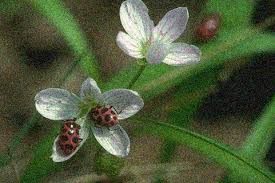
#> input picture assignment7/index.jpg, 275 x 183 px
$ python denoised.py
#> lines starting #> are read from the running program, lines starting #| are printed output that depends on the picture; after the words box and inside, x2 and y2 are one past the last pixel; in counts of white or black regions, pixels touching at a corner belong together
import cv2
import numpy as np
from matplotlib import pyplot as plt

img = cv2.imread('index.jpg',0)
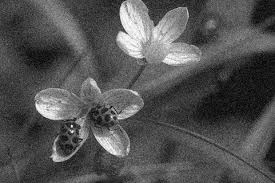
#> img: shape (183, 275); min 0, max 255, mean 82.6
#img = cv2.GaussianBlur(img,(5,5),0)

ret,th1 = cv2.threshold(img,127,255,cv2.THRESH_BINARY)
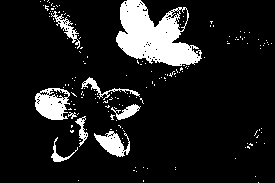
#> th1: shape (183, 275); 11.8% white; 169 white regions (160 under 20 px), largest, box (x1, y1, x2, y2) and area: (116, 0, 202, 66) 3321, (35, 88, 70, 120) 756, (94, 131, 130, 157) 491
th2 = cv2.adaptiveThreshold(img,255,cv2.ADAPTIVE_THRESH_MEAN_C,\
            cv2.THRESH_BINARY,11,2)
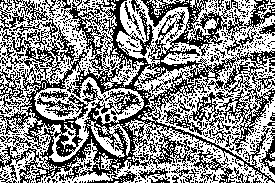
#> th2: shape (183, 275); 54.1% white; black in thin lines or dots
th3 = cv2.adaptiveThreshold(img,255,cv2.ADAPTIVE_THRESH_GAUSSIAN_C,\
            cv2.THRESH_BINARY,11,2)
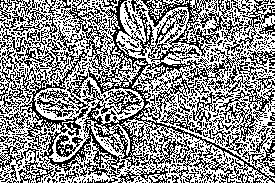
#> th3: shape (183, 275); 55.4% white; black in thin lines or dots

titles = ['Noisy Image', 'Global Thresholding (v = 127)',
            'Adaptive Mean Thresholding', 'Adaptive Gaussian Thresholding']
images = [img, th1, th2, th3]

for i in range(4):
    plt.subplot(2,2,i+1),plt.imshow(images[i],'gray')
    plt.title(titles[i])
    plt.xticks([]),plt.yticks([])
plt.show()

$ run again, with assignment7/1.jpg copied over assignment7/index.jpg
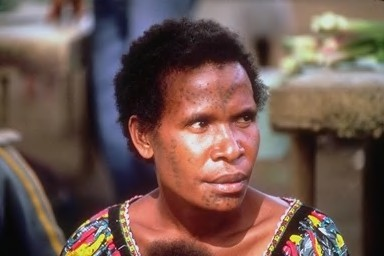
#> input picture assignment7/1.jpg, 384 x 256 px
#> `ret,th1 = cv2.threshold(img,127,255,cv2.THRESH_BINARY)`:
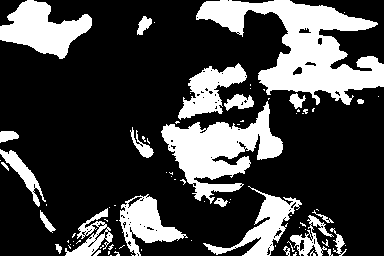
#> th1: shape (256, 384); 26.6% white; 84 white regions (60 under 20 px), largest, box (x1, y1, x2, y2) and area: (196, 0, 384, 105) 8459, (161, 101, 283, 204) 5243, (0, 0, 92, 59) 2942
#> th2: shape (256, 384); 62.2% white; 395 black regions (317 under 20 px), largest, box (x1, y1, x2, y2) and area: (0, 17, 384, 256) 11181, (217, 107, 384, 256) 4652, (58, 0, 117, 178) 2720
#> `th3 = cv2.adaptiveThreshold(img,255,cv2.ADAPTIVE_THRESH_GAUSSIAN_C,\ c..`:
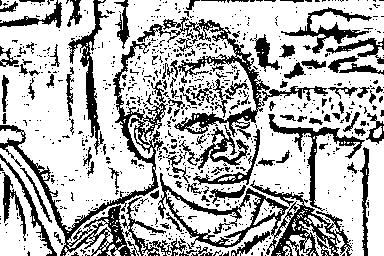
#> th3: shape (256, 384); 71.2% white; 821 black regions (707 under 20 px), largest, box (x1, y1, x2, y2) and area: (0, 41, 168, 256) 4367, (158, 173, 352, 256) 3834, (137, 17, 328, 140) 2989
